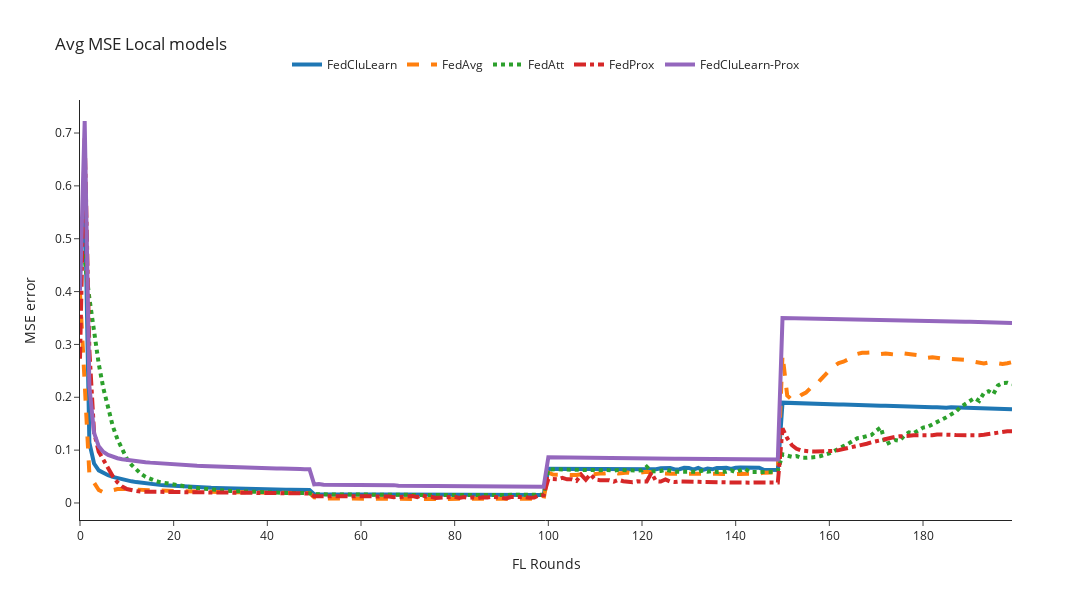

Source (notebook cell):
### Code cell
mse_column = 'mse'
n_rounds, y = preprocessing_results(filenames=local_filenames, mse_column=mse_column)
plot_plotly(n_rounds, y, title='Avg MSE Local models', y_axis_title=f'{mse_column.upper()} error', y_axis_max=0.3)

### Figure 1 — Plotly figure (JSON) as saved in the notebook; plotly's stock layout.template omitted (floating-point values rounded to 4 significant figures; data arrays with more than 128 entries replaced by an {"elided": "..."} marker saying what was removed)
{"data": [{"line": {"dash": "solid", "width": 4}, "mode": "lines", "name": "FedCluLearn", "type": "scatter", "x": {"elided": "201 int values"}, "y": {"elided": "200 float values"}}, {"line": {"dash": "dash", "width": 4}, "mode": "lines", "name": "FedAvg", "type": "scatter", "x": {"elided": "201 int values"}, "y": {"elided": "200 float values"}}, {"line": {"dash": "dot", "width": 4}, "mode": "lines", "name": "FedAtt", "type": "scatter", "x": {"elided": "201 int values"}, "y": {"elided": "200 float values"}}, {"line": {"dash": "dashdot", "width": 4}, "mode": "lines", "name": "FedProx", "type": "scatter", "x": {"elided": "201 int values"}, "y": {"elided": "200 float values"}}, {"line": {"dash": "solid", "width": 4}, "mode": "lines", "name": "FedCluLearn-Prox", "type": "scatter", "x": {"elided": "201 int values"}, "y": {"elided": "200 float values"}}], "layout": {"height": 600, "legend": {"orientation": "h", "x": 0.5, "xanchor": "center", "y": 1.05, "yanchor": "bottom"}, "title": {"text": "Avg MSE Local models"}, "width": 1200, "xaxis": {"autorange": true, "range": [0, 199], "title": {"text": "FL Rounds"}, "type": "linear"}, "yaxis": {"autorange": true, "range": [-0.0322, 0.7625], "title": {"text": "MSE error"}, "type": "linear"}}}
